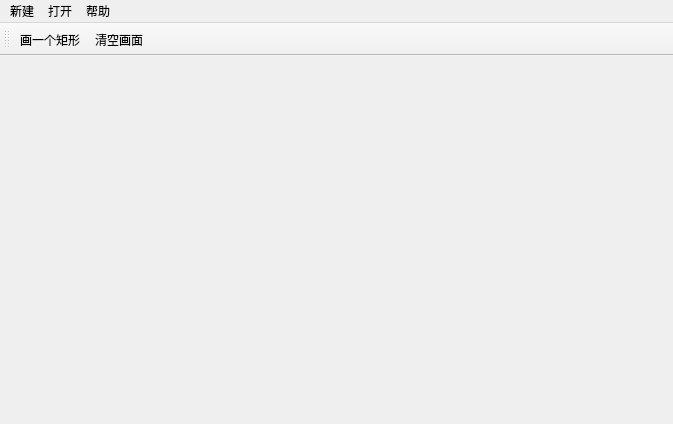
<?xml version="1.0" encoding="UTF-8"?>
<ui version="4.0">
 <class>MainWindow</class>
 <widget class="QMainWindow" name="MainWindow">
  <property name="geometry">
   <rect>
    <x>0</x>
    <y>0</y>
    <width>673</width>
    <height>424</height>
   </rect>
  </property>
  <property name="windowTitle">
   <string>MainWindow</string>
  </property>
  <widget class="QWidget" name="centralwidget"/>
  <widget class="QMenuBar" name="menubar">
   <property name="geometry">
    <rect>
     <x>0</x>
     <y>0</y>
     <width>673</width>
     <height>33</height>
    </rect>
   </property>
   <widget class="QMenu" name="menu">
    <property name="title">
     <string>新建</string>
    </property>
   </widget>
   <widget class="QMenu" name="menu_2">
    <property name="title">
     <string>打开</string>
    </property>
   </widget>
   <widget class="QMenu" name="menu_3">
    <property name="title">
     <string>帮助</string>
    </property>
   </widget>
   <addaction name="menu"/>
   <addaction name="menu_2"/>
   <addaction name="menu_3"/>
  </widget>
  <widget class="QToolBar" name="toolBar">
   <property name="windowTitle">
    <string>toolBar</string>
   </property>
   <attribute name="toolBarArea">
    <enum>TopToolBarArea</enum>
   </attribute>
   <attribute name="toolBarBreak">
    <bool>false</bool>
   </attribute>
   <addaction name="actionDraw"/>
   <addaction name="actionClear"/>
  </widget>
  <action name="actionDraw">
   <property name="text">
    <string>画一个矩形</string>
   </property>
   <property name="menuRole">
    <enum>QAction::MenuRole::NoRole</enum>
   </property>
  </action>
  <action name="actionClear">
   <property name="text">
    <string>清空画面</string>
   </property>
   <property name="menuRole">
    <enum>QAction::MenuRole::NoRole</enum>
   </property>
  </action>
 </widget>
 <resources/>
 <connections/>
</ui>
